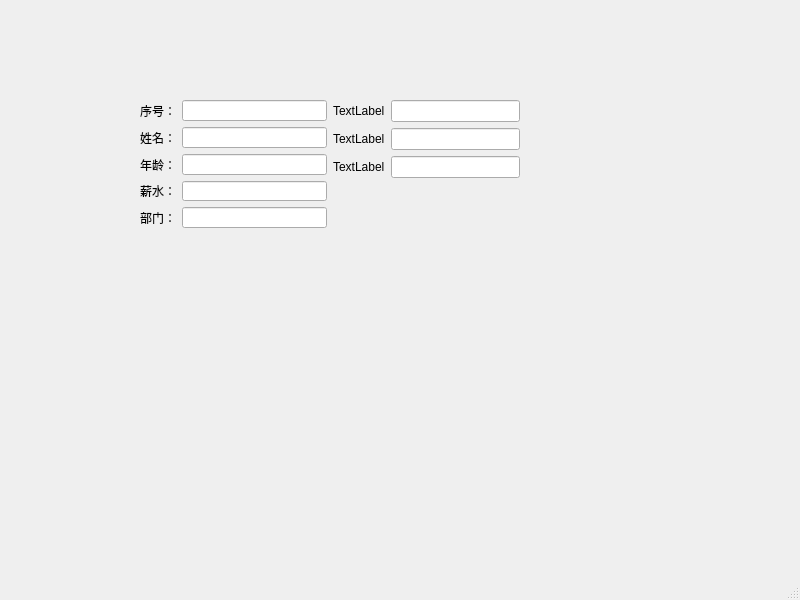
<?xml version="1.0" encoding="UTF-8"?>
<ui version="4.0">
 <class>MainWindow</class>
 <widget class="QMainWindow" name="MainWindow">
  <property name="geometry">
   <rect>
    <x>0</x>
    <y>0</y>
    <width>800</width>
    <height>600</height>
   </rect>
  </property>
  <property name="windowTitle">
   <string>MainWindow</string>
  </property>
  <widget class="QWidget" name="centralwidget">
   <widget class="QWidget" name="">
    <property name="geometry">
     <rect>
      <x>140</x>
      <y>100</y>
      <width>380</width>
      <height>128</height>
     </rect>
    </property>
    <layout class="QHBoxLayout" name="horizontalLayout">
     <item>
      <layout class="QFormLayout" name="formLayout">
       <item row="0" column="0">
        <widget class="QLabel" name="label">
         <property name="text">
          <string>序号：</string>
         </property>
        </widget>
       </item>
       <item row="0" column="1">
        <widget class="QLineEdit" name="lineEdit"/>
       </item>
       <item row="1" column="0">
        <widget class="QLabel" name="label_2">
         <property name="text">
          <string>姓名：</string>
         </property>
        </widget>
       </item>
       <item row="1" column="1">
        <widget class="QLineEdit" name="lineEdit_2"/>
       </item>
       <item row="2" column="0">
        <widget class="QLabel" name="label_3">
         <property name="text">
          <string>年龄：</string>
         </property>
        </widget>
       </item>
       <item row="2" column="1">
        <widget class="QLineEdit" name="lineEdit_3"/>
       </item>
       <item row="3" column="0">
        <widget class="QLabel" name="label_4">
         <property name="text">
          <string>薪水：</string>
         </property>
        </widget>
       </item>
       <item row="3" column="1">
        <widget class="QLineEdit" name="lineEdit_4"/>
       </item>
       <item row="4" column="0">
        <widget class="QLabel" name="label_5">
         <property name="text">
          <string>部门：</string>
         </property>
        </widget>
       </item>
       <item row="4" column="1">
        <widget class="QLineEdit" name="lineEdit_5"/>
       </item>
      </layout>
     </item>
     <item>
      <layout class="QFormLayout" name="formLayout_2">
       <item row="0" column="0">
        <widget class="QLabel" name="label_6">
         <property name="text">
          <string>TextLabel</string>
         </property>
        </widget>
       </item>
       <item row="0" column="1">
        <widget class="QLineEdit" name="lineEdit_6"/>
       </item>
       <item row="1" column="0">
        <widget class="QLabel" name="label_7">
         <property name="text">
          <string>TextLabel</string>
         </property>
        </widget>
       </item>
       <item row="1" column="1">
        <widget class="QLineEdit" name="lineEdit_7"/>
       </item>
       <item row="2" column="0">
        <widget class="QLabel" name="label_8">
         <property name="text">
          <string>TextLabel</string>
         </property>
        </widget>
       </item>
       <item row="2" column="1">
        <widget class="QLineEdit" name="lineEdit_8"/>
       </item>
      </layout>
     </item>
    </layout>
   </widget>
  </widget>
  <widget class="QMenuBar" name="menubar">
   <property name="geometry">
    <rect>
     <x>0</x>
     <y>0</y>
     <width>800</width>
     <height>23</height>
    </rect>
   </property>
  </widget>
  <widget class="QStatusBar" name="statusbar"/>
 </widget>
 <resources/>
 <connections/>
</ui>
